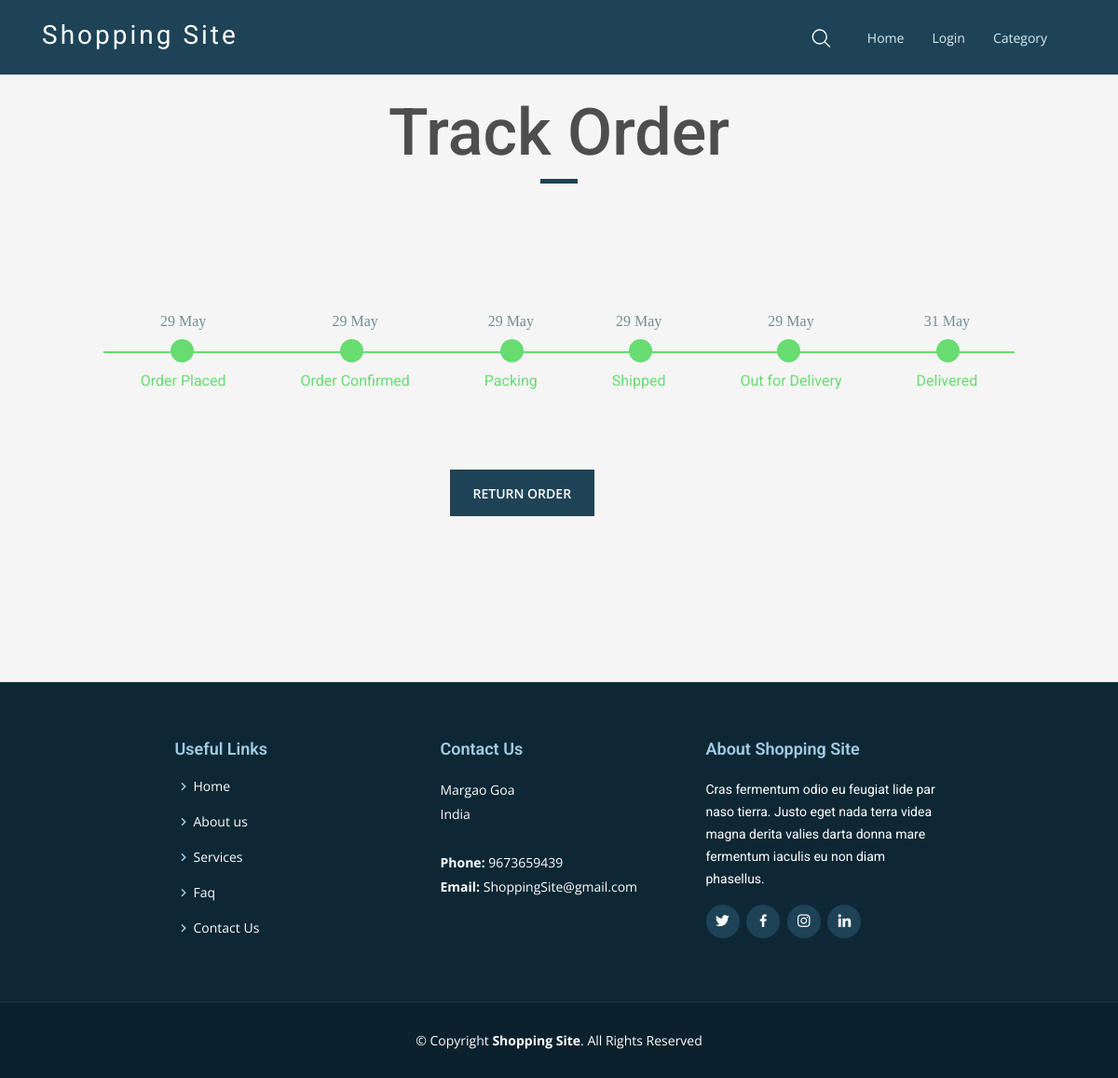
The app's page /track_order/8 with its own data.
### products/models.py (models this page shows, shortened)
class Admin(models.Model):
    ordered_product = models.ForeignKey(Product, on_delete=models.CASCADE, related_name='admin')
    customer = models.ForeignKey(User, on_delete=models.CASCADE)
    status = models.IntegerField(choices=order_status, default=0)
    order_placed_date = models.DateTimeField(default=timezone.now, blank=True, null=True)
    order_confirmed_date = models.DateTimeField(blank=True, null=True)
    packing_date = models.DateTimeField(blank=True, null=True)
    shipped_date = models.DateTimeField(blank=True, null=True)
    out_for_delivery_date = models.DateTimeField(blank=True, null=True)
    delivered_date = models.DateTimeField(default=one_week_hence, blank=True, null=True)
    order_cancelled_date = models.DateTimeField(blank=True, null=True)
    return_request_placed_date = models.DateTimeField(blank=True, null=True)
    return_request_acknowledged_date = models.DateTimeField(blank=True, null=True)
    courier_service_informed_date = models.DateTimeField(blank=True, null=True)
    return_product_verified_date = models.DateTimeField(blank=True, null=True)
    refund_completed_date = models.DateTimeField(blank=True, null=True)
    delivered = models.BooleanField(default=False)

### products/views.py (the view)
# urls.py: path('track_order/<int:order_id>', views.track_order, name='track_order'),
def track_order(request, order_id):
    order = Admin.objects.get(id=order_id)
    delivery_list1 = [0, 1, 2, 3, 4, 5]
    delivery_list = {0: {'Order Placed': order.order_placed_date},
                     1: {'Order Confirmed': order.order_confirmed_date},
                     2: {'Packing': order.packing_date},
                     3: {'Shipped': order.shipped_date},
                     4: {'Out for Delivery': order.out_for_delivery_date},
                     5: {'Delivered': order.delivered_date},
                     }
    cancel_list = [0, 1, 2]
    return_list1 = [7, 8, 9, 10, 11]
    return_list = {7: {'Return Request Placed': order.return_request_placed_date},
                   8: {'Return Request Acknowledged': order.return_request_acknowledged_date},
                   9: {'Courier Service Informed': order.courier_service_informed_date},
                   10: {'Return Product Verified': order.return_product_verified_date},
                   11: {'Refund Completed': order.refund_completed_date}
                   }
    return render(request, 'template/track_order.html', {'order': order,
                                                         'delivery_list1': delivery_list1,
                                                         'delivery_list': delivery_list,
                                                         'cancel_list': cancel_list,
                                                         'return_list1': return_list1,
                                                         'return_list': return_list,
                                                         })

### products/context_processors.py (called while the page is built)
def add_variable_to_context(request):
    if request.user.is_authenticated:
        wishlist_count = Profile.objects.get(user=request.user).wishlist_products.all().count()
        cart_count = Profile.objects.get(user=request.user).cart_products.all().count()
        order_count = Admin.objects.filter(customer=request.user).count()
        notification_count = Notification.objects.filter(user=request.user, close=False).count()
        notification_new_count = Notification.objects.filter(user=request.user, seen=False).count()
        return {
            'order_count': order_count,
            'wishlist_count': wishlist_count,
            'cart_count': cart_count,
            'notification_count': notification_count,
            'notification_new_count': notification_new_count,
        }
    else:
        return {}

### products/templates/template/track_order.html (shortened to what this page needs)
{% extends 'template/base.html' %}
{% load static %}
{% block scripts %}
<link rel="stylesheet" href="{% static 'vendor/style_timeline.css' %}" type="text/css">
{% endblock %}
{% block content %}
<section class="portfolio portfolio-title">
    <div class="container">
        <div class="row">
            <div class="col-sm-12">
                <div class="title-box text-center">
                    <h3 class="title-a">
                        Track order
                    </h3>
                    <div class="line-mf"></div>
                </div>
            </div>
        </div>
    </div>
</section>
<br>
<br>
<br>
{% if order.status in delivery_list1 %}
<div class="container">
    <div class="row">
        <ul class="col-md-12 timeline" style="margin: auto;">
            {% for number, inner_list in delivery_list.items %}
            {% for status, date in inner_list.items %}
            <li class="li {% if number <= order.status %}complete{% endif %}">
                <div class="timestamp">
                    <span class="date">
                        {% if date == null %}
                        ---
                        {% else %}
                        {{ date|date:"j M" }}
                        {% endif %}
                    </span>
                </div>
                <div class="status">
                    <h6> {{ status }} </h6>
                </div>
            </li>
            {% endfor %}
            {% endfor %}
        </ul>
    </div>
</div>
{% endif %}
<br>
<br>
{% if order.status in cancel_list %}
<div class="container">
    <div class="row">
        <div class="col-7 col-md-3" style="margin: auto;">
            <a href="{% url 'admin_status_update' order_id=order.id status=6 %}"
               style="color: white"
               class="proceed-btn">Cancel Order
            </a>
        </div>
    </div>
</div>
{% elif order.status == 5 %}
<div class="container">
    <div class="row">
        <div class="col-7 col-md-3" style="margin: auto;">
            <a href="{% url 'admin_status_update' order_id=order.id status=7 %}"
               style="color: white"
               class="proceed-btn">Return Order
            </a>
        </div>
    </div>
</div>
{% endif %}
<br>
<br>
<br>
<br>
<br>
<br>
<br>
{% endblock %}

### products/static/css/style.css (style rules this page uses)
body { font-family : "Open Sans", sans-serif; color : #4e4e4e; background-color: #f5f5f5; }
a { color : #1e1e1e; text-decoration: none; transition : all 0.5s ease-in-out; }
h1, h2, h3, h4, h5, h6, .font-primary { font-family: "Roboto", sans-serif; }
.portfolio-title { margin-top: 100px; }
.portfolio .title-box { margin-bottom: 4rem; }
.portfolio .title-a { font-size : 70px; font-weight : 500; text-transform: capitalize; }
.portfolio .line-mf { width : 40px; height : 5px; background-color: #1e4356; margin : 0 auto; }
.proceed-btn { font-size : 14px; font-weight : 600; color : #ffffff; background : #1e4356; text-transform: uppercase; padding : 15px 25px 14px 25px; display : inline-flex; text-align : center; margin : 10px; }

### records on screen
Admin: inner_list "29 May" "29 May" "29 May" "29 May" "29 May" "31 May"

### other values on screen
{{ status }} "Order Placed" "Order Confirmed" "Packing" "Shipped" "Out for Delivery" "Delivered"
